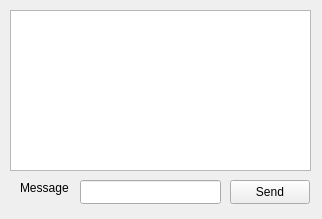
<?xml version="1.0" encoding="UTF-8"?>
<ui version="4.0">
 <class>ClientChats</class>
 <widget class="QWidget" name="ClientChats">
  <property name="geometry">
   <rect>
    <x>0</x>
    <y>0</y>
    <width>322</width>
    <height>219</height>
   </rect>
  </property>
  <property name="windowTitle">
   <string>Form</string>
  </property>
  <widget class="QListWidget" name="listMessages">
   <property name="geometry">
    <rect>
     <x>10</x>
     <y>10</y>
     <width>301</width>
     <height>161</height>
    </rect>
   </property>
  </widget>
  <widget class="QLabel" name="label">
   <property name="geometry">
    <rect>
     <x>20</x>
     <y>180</y>
     <width>49</width>
     <height>16</height>
    </rect>
   </property>
   <property name="text">
    <string>Message:</string>
   </property>
  </widget>
  <widget class="QLineEdit" name="leMessage">
   <property name="geometry">
    <rect>
     <x>80</x>
     <y>180</y>
     <width>141</width>
     <height>24</height>
    </rect>
   </property>
  </widget>
  <widget class="QPushButton" name="btnSend">
   <property name="geometry">
    <rect>
     <x>230</x>
     <y>180</y>
     <width>80</width>
     <height>24</height>
    </rect>
   </property>
   <property name="text">
    <string>Send</string>
   </property>
  </widget>
 </widget>
 <resources/>
 <connections/>
</ui>
